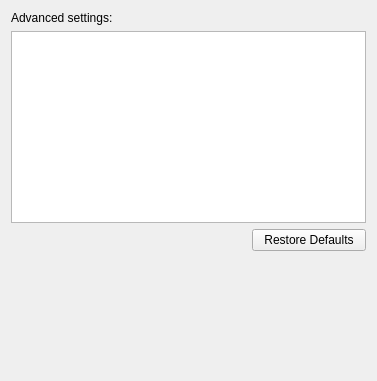
<?xml version="1.0" encoding="UTF-8"?>
<ui version="4.0">
 <class>FolderOptionsWidget</class>
 <widget class="QWidget" name="FolderOptionsWidget">
  <property name="geometry">
   <rect>
    <x>0</x>
    <y>0</y>
    <width>377</width>
    <height>381</height>
   </rect>
  </property>
  <property name="windowTitle">
   <string>Form</string>
  </property>
  <layout class="QGridLayout" name="gridLayout">
   <item row="1" column="0" colspan="3">
    <widget class="QTreeView" name="treeView"/>
   </item>
   <item row="3" column="2">
    <widget class="QPushButton" name="restoreButton">
     <property name="text">
      <string>Restore Defaults</string>
     </property>
    </widget>
   </item>
   <item row="4" column="1">
    <spacer name="verticalSpacer">
     <property name="orientation">
      <enum>Qt::Vertical</enum>
     </property>
     <property name="sizeHint" stdset="0">
      <size>
       <width>20</width>
       <height>108</height>
      </size>
     </property>
    </spacer>
   </item>
   <item row="0" column="0">
    <widget class="QLabel" name="advancedSettingsLabel">
     <property name="text">
      <string>Advanced settings:</string>
     </property>
    </widget>
   </item>
  </layout>
 </widget>
 <resources/>
 <connections/>
</ui>
